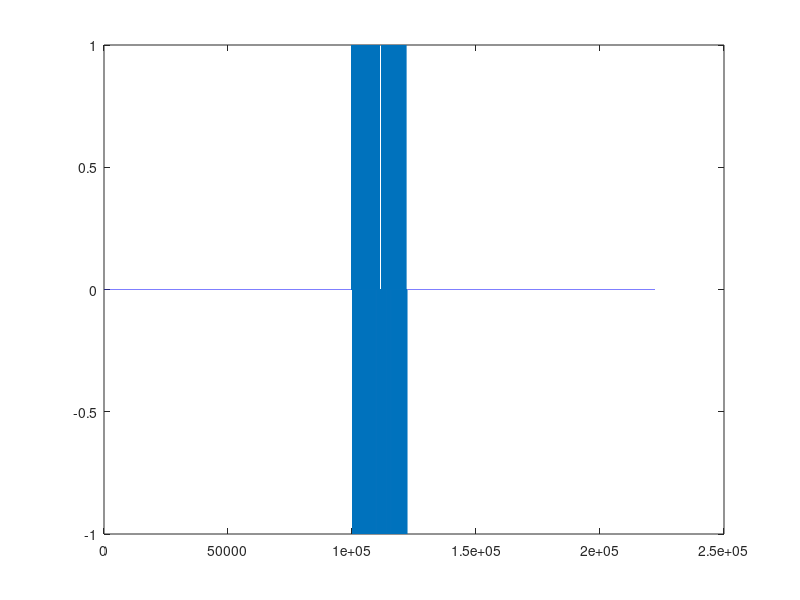

The MATLAB source for this figure:
f1 = fopen('transmit_hello_world.dat', 'w');
bytes = uint8('hello world'); %the char function will convert back
bits = zeros(length(bytes)*10,1);
for i = 1:length(bytes)
    bits(10*(i-1)+1:10*(i-1)+2) = [1, 0];
    bits(10*(i-1)+3:10*(i-1)+10) = fliplr(de2bi(bytes(i),8)); 
end

temp = zeros(length(bits)*100, 1);
for i = 1:length(bits)
    if bits(i) == 1
        temp(100*(i-1)+1:100*(i-1)+100) = ones(100, 1);
    end
    if bits(i) == 0
        temp(100*(i-1)+1:100*(i-1)+100) = -ones(100, 1);
    end
end

res = zeros(length(temp)*2, 1);
res(1:2:end) = temp;
res = [zeros(1e5, 1); res; zeros(1e5,1)];
figure;
plot(res);
fwrite(f1, res, 'float32');
fclose(f1);